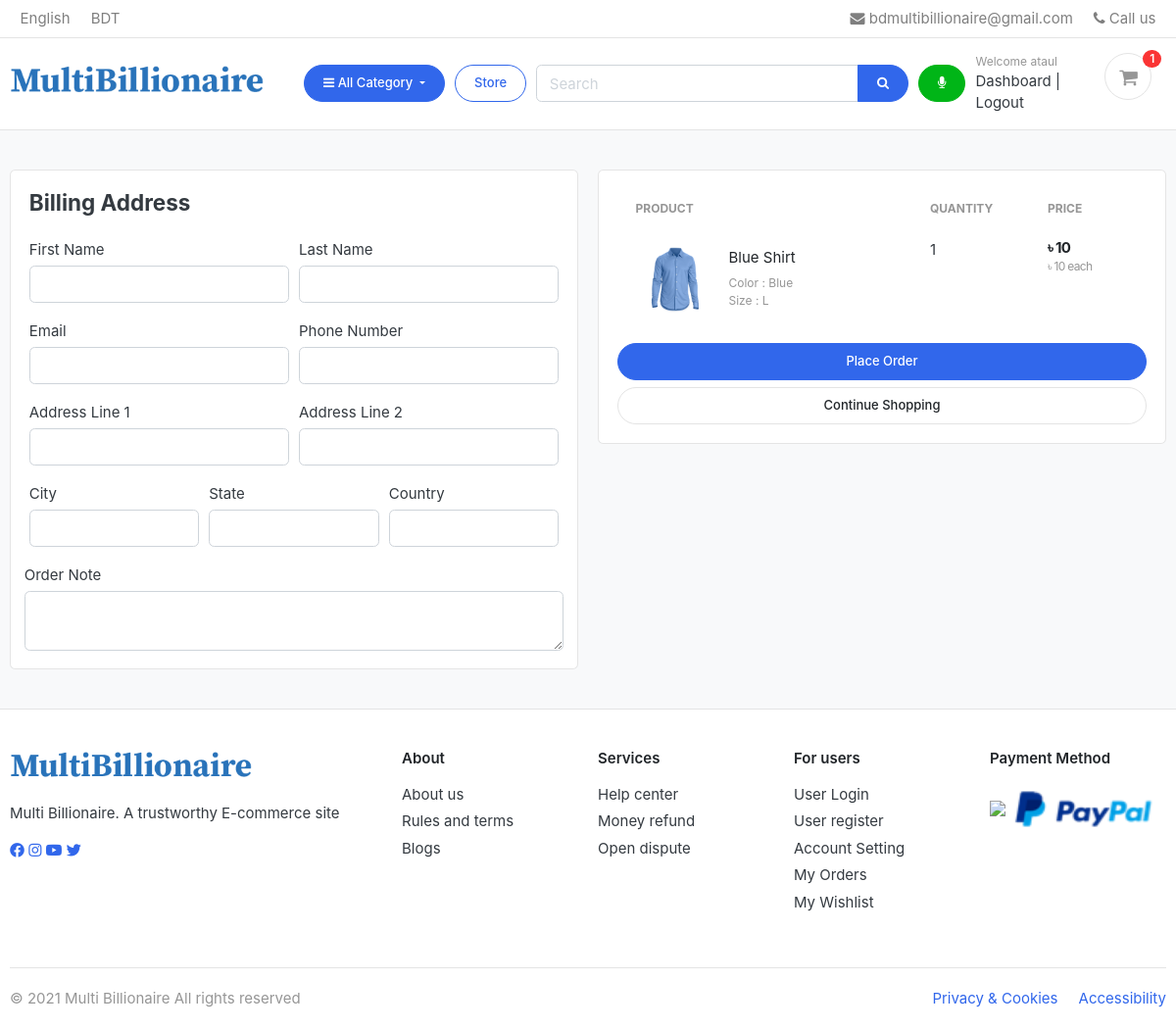
/checkout/ (signed in), run on the app's committed database.
### onlineshop/models.py (models this page shows, shortened)
class Customer(models.Model):
    first_name=models.CharField(max_length=200)
    last_name = models.CharField(max_length=200)
    email = models.EmailField(max_length=200)
    phone=models.CharField(max_length=20)
    image=models.ImageField(blank=True, upload_to="customer_profilePic/")
    password = models.CharField(max_length=200)
    date_join=models.DateTimeField(default=timezone.now)
    last_login=models.DateTimeField(null=True)
    is_active=models.BooleanField(default=False)
    address_line_1 = models.CharField(max_length=50,blank=True)
    address_line_2 = models.CharField(max_length=50, blank=True)
    country = models.CharField(max_length=50,blank=True)
    state = models.CharField(max_length=50,blank=True)
    city = models.CharField(max_length=50,blank=True)

class Cartitem(models.Model):
    user=models.ForeignKey(Customer,on_delete=models.CASCADE,null=True)
    product=models.ForeignKey(Product,on_delete=models.CASCADE)
    variation=models.ManyToManyField(Variation)
    cart=models.ForeignKey(Cart,on_delete=models.CASCADE,null=True)
    quantity=models.IntegerField()
    is_active=models.BooleanField(default=True)
    def total(self):
        return self.product.price*self.quantity
    def __str__(self):
        return self.product.productName

class Product(models.Model):
    productName = models.CharField(max_length=50)
    description = models.TextField(max_length=250, blank=True)
    price=models.IntegerField()
    images=models.ImageField(upload_to='products_image/')
    stock=models.IntegerField()
    is_available=models.BooleanField(default=True)
    category = models.ForeignKey(Category, on_delete=models.CASCADE)
    created_date=models.DateTimeField(default=timezone.now)
    modified_date = models.DateTimeField()
    def get_absolute_url(self):      #for individul class view with dynamic link
        return reverse("onlineshop:productview",args=[self.id])

class Variation(models.Model):
    product=models.ForeignKey(Product,on_delete=models.CASCADE)
    variation_category=models.CharField(max_length=100,choices=variation_category_choice)
    variation_value=models.CharField(max_length=100)
    is_active=models.BooleanField(default=True)
    created_at=models.DateTimeField(auto_now=True)

### onlineshop/views.py (the view)
# urls.py: path('checkout/',views.checkout,name='checkout'),
def checkout(request, total=0, tax=0, quantity=0, grand_total=0, cart_items=None):
    if request.session.get('customer'):
        try:
            cart = Cart.objects.get(cart_id=_cart_id(request))
            print(cart)
            cart_items = Cartitem.objects.filter(cart=cart, is_active=True)
            for cart_item in cart_items:
                total += (cart_item.product.price * cart_item.quantity)
                quantity += cart_item.quantity
            tax = (2 * total) / 100
            grand_total = total + tax;
        except:
            pass
        print(cart_items)
        return render(request, "checkout.html",
                      {"cart_items": cart_items, "total": total, "quantity": quantity, "tax": tax,
                       "grand_total": grand_total, "cart_count": _cart_count(request)})
    else:
        return redirect('/signin?checkout=true')

### onlineshop/models.py (called while the page is built)
    def __str__(self):
        return self.cart_id

### onlineshop/views.py (called while the page is built, shortened)
def _cart_id(request):
    if request.session.get('customer'):
        print("sign in cart")
        cart = request.session.get('customer')
    else:
        cart = request.session.session_key
        print("without sign in cart")
        if not cart:
            cart = request.session.create()
    return cart

def _cart_count(request, cart_count=0):
    if request.session.get('customer'):
        try:
            user = Customer.objects.get(id=request.session.get('customer'))
            cart = Cart.objects.get(cart_id=_cart_id(request))
            cart_items = Cartitem.objects.filter(user=user, cart=cart)
            for cart_item in cart_items:
                cart_count += cart_item.quantity
        except:
            cart_count = 0;
    return cart_count

### templates/checkout.html (shortened to what this page needs)
{% extends 'base.html' %}
{% load static %}
{% block body %}
<section class="section-content padding-y bg">
<div class="container">
<div class="row">
	<aside class="col-lg-6">
<div class="card">
  <div class="card-body">
    <h4 class="card-title mb-4">Billing Address</h4>
    <form action="{%url 'onlineshop:placeorder'%}" method="POST">
      <div class="form-row">
        <div class="col form-group">
          <label >First Name</label>
          <input type="text" name="first_name" class="form-control" required>
        </div>
        <div class="col form-group">
          <label >Last Name</label>
          <input type="text" name="last_name" class="form-control" required>
        </div>
      </div>
      <div class="form-row">
        <div class="col form-group">
          <label >Email</label>
          <input type="email" name="email" class="form-control" required>
        </div>
        <div class="col form-group">
          <label >Phone Number</label>
          <input type="text" name="phone" class="form-control" required>
        </div>
      </div>
      <div class="form-row">
        <div class="col form-group">
          <label >Address Line 1</label>
          <input type="text" name="address_line_1" class="form-control" required>
        </div>
        <div class="col form-group">
          <label >Address Line 2</label>
          <input type="text" name="address_line_2" class="form-control">
        </div>
      </div>
      <div class="form-row">
        <div class="col form-group">
          <label >City</label>
          <input type="text" name="city" class="form-control" required>
        </div>
        <div class="col form-group">
          <label >State</label>
          <input type="text" name="state" class="form-control" required>
        </div>
        <div class="col form-group">
          <label >Country</label>
          <input type="text" name="country" class="form-control" required>
        </div>
        </div>
        <div class="form-row">
          <label >Order Note</label>
          <textarea name="order_note" rows="2" class="form-control"></textarea>
        </div>
  </div>
</div>
	</aside>
	<aside class="col-lg-6">
		<div class="card">
		<div class="card-body">
      <table class="table table-borderless table-shopping-cart">
      <thead class="text-muted">
      <tr class="small text-uppercase">
        <th scope="col">Product</th>
        <th scope="col" width="120">Quantity</th>
        <th scope="col" width="120">Price</th>
      </tr>
      </thead>
      <tbody>
      {% for cart_item in cart_items %}
      <tr>
      	<td>
      		<figure class="itemside align-items-center">
      			<div class="aside"><img src="{{ cart_item.product.images.url }}" class="img-sm"></div>
      			<figcaption class="info">
      				<a href="{{ cart_item.product.get_absolute_url }}" class="title text-dark">{{ cart_item.product.productName }}</a>
      				<p class="text-muted small">
      					{% if cart_item.variation.all %}
      						{% for item in cart_item.variation.all %}
      							{{ item.variation_category | capfirst }} : {{ item.variation_value | capfirst }} <br>
      						{% endfor %}
      					{% endif %}
      				</p>
      			</figcaption>
      		</figure>
      	</td>
      	<td>
      				<label >{{cart_item.quantity}}</label>
      	</td>
      	<td>
      		<div class="price-wrap">
      			<var class="price">&#2547; {{ cart_item.total }}</var>
      			<small class="text-muted">&#2547; {{ cart_item.product.price }} each </small>
      		</div>
      	</td>
      </tr>
      {% endfor %}
      </tbody>
      </table>
      <button type="submit" name="submit" class="btn btn-primary btn-block">Place Order</button>
			<a href="{%url 'onlineshop:storeview'%}" class="btn btn-light btn-block">Continue Shopping</a>
		</div>
		</div>
</aside>
</div>
</div>
</section>
{% endblock %}

### templates/base.html (shortened to what this page needs)
{% load static %}
<!DOCTYPE HTML>
<html lang="en">
<head>
<link href="{% static 'css/bootstrap.css' %}" rel="stylesheet" type="text/css"/>
<link href="{% static 'fonts/fontawesome/css/all.min.css' %}" type="text/css" rel="stylesheet">
<link href="{% static 'css/ui.css' %}" rel="stylesheet" type="text/css"/>
<link href="{% static 'css/responsive.css' %}" rel="stylesheet" media="only screen and (max-width: 1200px)" />
<link href="{% static 'css/custom.css' %}" rel="stylesheet" type="text/css"/>
<link rel="stylesheet" href="https://cdnjs.cloudflare.com/ajax/libs/font-awesome/4.7.0/css/font-awesome.min.css">
</head>
<body>
<header class="section-header" id="nav">
<nav class="navbar p-md-0 navbar-expand-sm navbar-light border-bottom">
<div class="container">
  <div class="collapse navbar-collapse" id="navbarTop4">
    <ul class="navbar-nav mr-auto">
    	<li class="nav-item dropdown">
		 	<a href="#" class="nav-link">   English </a>
		</li>
		<li class="nav-item dropdown">
			<a href="#" class="nav-link"> BDT </a>
		</li>
    </ul>
    <ul class="navbar-nav">
		<li><a href="#" class="nav-link"> <i class="fa fa-envelope"></i> bdmultibillionaire@gmail.com </a></li>
		<li><a href="#" class="nav-link"> <i class="fa fa-phone"></i> Call us </a></li>
	</ul>
  </div>
</div>
</nav>
<section class="header-main border-bottom" style="border-color:red">
	<div class="container">
<div class="row align-items-center">
	<div class="col-lg-3 col-md-3 col-6" >
		<a href="{%url 'onlineshop:home'%}" class="brand-wrap" >
			<img class="logo" src="{% static 'images/logo_multi.png' %}">
		</a>
	</div>
	<div class="col-lg col-sm col-md col-6 flex-grow-0">
		<div class="category-wrap dropdown d-inline-block float-right">
			<button type="button" class="btn btn-primary dropdown-toggle" data-toggle="dropdown">
				<i class="fa fa-bars"></i> All category
			</button>
		</div>
	</div>
	<a href="{% url 'onlineshop:storeview' %}" class="btn btn-outline-primary">Store</a>
	<div class="col-lg-4  col-md-6 col-sm-12 col" style="">
		<form name="myForm" id="myForm" action="{% url 'onlineshop:searchView' %}" class="search" METHOD="POST">
			<div class="input-group w-100">
			    <input type="text" class="form-control" id="search" name="keyword" style="width60%;" placeholder="Search">
			    <div class="input-group-append">
			      <button class="btn btn-primary" type="submit">
			        <i class="fa fa-search"></i>
			      </button>
			    </div>
		    </div>
		</form>
	</div>
	<div class="col-110 col-bg">
		<button class="btn btn-success" onclick="voiceSearch()">
			        <i class="fa fa-microphone"></i>
			      </button>
	</div>
	<div class="col-lg-2 col-sm-6 col-8 order-2 order-lg-3">
				<div class="d-flex justify-content-end mb-3 mb-lg-0">
					{%if request.session.customer %}
										<div class="widget-header">
						<small class="title text-muted">Welcome {{request.session.pro_name}}</small>
						<div>
							<a href="{%url 'onlineshop:dashboard'%}">Dashboard</a> <span class="dark-transp"> | </span>
							<a href="{%url 'onlineshop:logout'%}">Logout</a>
						</div>
					</div>
					{%endif%}
					<a href="{%url 'onlineshop:cart'%}" class="widget-header pl-3 ml-3">
						<div class="icon icon-sm rounded-circle border"><i class="fa fa-shopping-cart"></i></div>
						<span class="badge badge-pill badge-danger notify">{{cart_count}}</span>
					</a>
				</div>
			</div>
</div>
	</div>
</section>
</header>
{% block body %}
   {% endblock %}
<footer class="section-footer border-top">
	<div class="container">
		<section class="footer-top padding-y">
			<div class="row">
				<aside class="col-md-4">
					<article class="mr-3">
						<img src="{% static 'images/logo_multi.png' %}" class="logo-footer">
						<p class="mt-3">Multi Billionaire. A trustworthy E-commerce site</p>
						<div>
						    <a  title="Facebook" target="_blank" href="#"><i class="fab fa-facebook-f"></i></a>
						    <a  title="Instagram" target="_blank" href="#"><i class="fab fa-instagram"></i></a>
						    <a  title="Youtube" target="_blank" href="#"><i class="fab fa-youtube"></i></a>
						    <a  title="Twitter" target="_blank" href="#"><i class="fab fa-twitter"></i></a>
						</div>
					</article>
				</aside>
				<aside class="col-sm-3 col-md-2">
					<h6 class="title">About</h6>
					<ul class="list-unstyled">
						<li> <a href="{%url 'onlineshop:aboutus'%}">About us</a></li>
			     		<li> <a href="{%url 'onlineshop:rulesandterms'%}">Rules and terms</a></li>
						<li> <a href="{%url 'onlineshop:blogs'%}">Blogs</a></li>
					</ul>
				</aside>
				<aside class="col-sm-3 col-md-2">
					<h6 class="title">Services</h6>
					<ul class="list-unstyled">
						<li> <a href="#">Help center</a></li>
						<li> <a href="#">Money refund</a></li>
						<li> <a href="#">Open dispute</a></li>
					</ul>
				</aside>
				<aside class="col-sm-3  col-md-2">
					<h6 class="title">For users</h6>
					<ul class="list-unstyled">
						<li> <a href="#"> User Login </a></li>
						<li> <a href="#"> User register </a></li>
						<li> <a href="#"> Account Setting </a></li>
						<li> <a href="#"> My Orders </a></li>
						<li> <a href="#"> My Wishlist </a></li>
					</ul>
				</aside>
				<aside class="col-sm-2  col-md-2">
					<h6 class="title">Payment Method</h6>
									<a target="_blank" href="https://www.sslcommerz.com/" title="SSLCommerz" alt="SSLCommerz"><img style="width:150px;height:auto;" src="https://securepay.sslcommerz.com/public/image/sslcommerz.png" /></a>
									<a target="_blank" href="https://www.paypal.com/" title="PAYPAL" alt="Paypal"><img style="width:150px;height:auto;" src="{% static 'images/misc/payment-paypal.png' %}"/></a>
				</aside>
			</div>
		</section>
		<section class="footer-copyright border-top">
				<p target="_blank" class="float-right text-muted">
					<a href="#">Privacy &amp; Cookies</a> &nbsp;   &nbsp;
					<a href="#">Accessibility</a>
				</p>
				<p class="text-muted"> © 2021 Multi Billionaire  All rights reserved </p>
		</section>
	</div>
</footer>
</body>
</html>

### onlineshop/static/css/ui.css (style rules this page uses)
html { font-family: "Inter", sans-serif; font-size: 15px; }
.price-wrap { letter-spacing: -0.7px; }
.icon-xs, .icon-sm, .icon-md, .icon-lg { display: inline-block; text-align: center; flex-shrink: 0; flex-grow: 0; }
.icon-sm { width: 48px; height: 48px; line-height: 48px !important; font-size: 20px; }
.img-xs, .img-sm, .img-md, .img-lg { -o-object-fit: cover; object-fit: cover; flex-shrink: 0; flex-grow: 0; }
.img-sm { width: 80px; height: 80px; }
.padding-y { padding-top: 40px; padding-bottom: 40px; }
var { font-style: normal; }
figure { margin-bottom: 0; }
article:after, .form-group:after { display: block; clear: both; content: ""; }
.bg { background-color: #f8f9fa; }
p:last-child { margin-bottom: 0; }
.header-main { position: relative; padding-top: 1rem; padding-bottom: 1rem; }
.brand-wrap .logo, .navbar-brand .logo { margin-right: 7px; max-height: 42px; display: inline-block; }
.widget-header { display: inline-block; vertical-align: middle; position: relative; }
.widget-header a { color: #343a40; }
.widget-header i { color: #969696; }
.widget-header .title { display: block; }
.widget-header .notify { position: absolute; top: -3px; right: -10px; }
.section-footer ul li { margin-bottom: 5px; }
.section-footer ul a { color: inherit; }
.section-footer .logo-footer { height: 40px; }
.section-footer .title { font-weight: 600; margin-bottom: 16px; color: #212529; }
.footer-copyright { padding-top: 20px; padding-bottom: 20px; }
.btn-light { background-color: #fff; border-color: #e4e4e4; }
.itemside { position: relative; display: flex; width: 100%; }
.itemside .aside { position: relative; flex-shrink: 0; }
.itemside .info { padding-left: 15px; padding-right: 7px; }
.itemside p { margin-bottom: 0; }
.itemside .title { display: block; margin-bottom: 5px; color: #212529; }
[class*=list-] li:after { visibility: hidden; display: block; content: ""; overflow: hidden; height: 0; clear: both; }
.notify { position: absolute; top: -4px; right: -10px; display: inline-block; padding: 0.25em 0.6em; font-size: 12px; line-height: 1; text-align: center; border-radius: 3rem; color: #fff; background-color: #fa3434; }
.price { font-weight: 600; color: #212529; }
.table-shopping-cart.table td, .table-shopping-cart.table th { padding-left: 1.25rem; padding-right: 1.25rem; }
.table-shopping-cart .price-wrap { line-height: 1.2; }
.table-shopping-cart .price { font-weight: bold; margin-right: 5px; display: block; }

### onlineshop/static/css/custom.css (style rules this page uses)
.btn { border-radius: 22px; text-transform: capitalize; font-size: 13px; padding: 8px 19px; cursor: pointer; }

### data on the page
Customer: session.pro_name "ataul"
Cartitem: product.images (picture), product.productName "Blue Shirt", quantity "1", total "10", product.price "10"
Variation: variation_category "Color", variation_value "Blue"
Variation: variation_category "Size", variation_value "L"

### other printed values
{{ cart_count }} "1"
